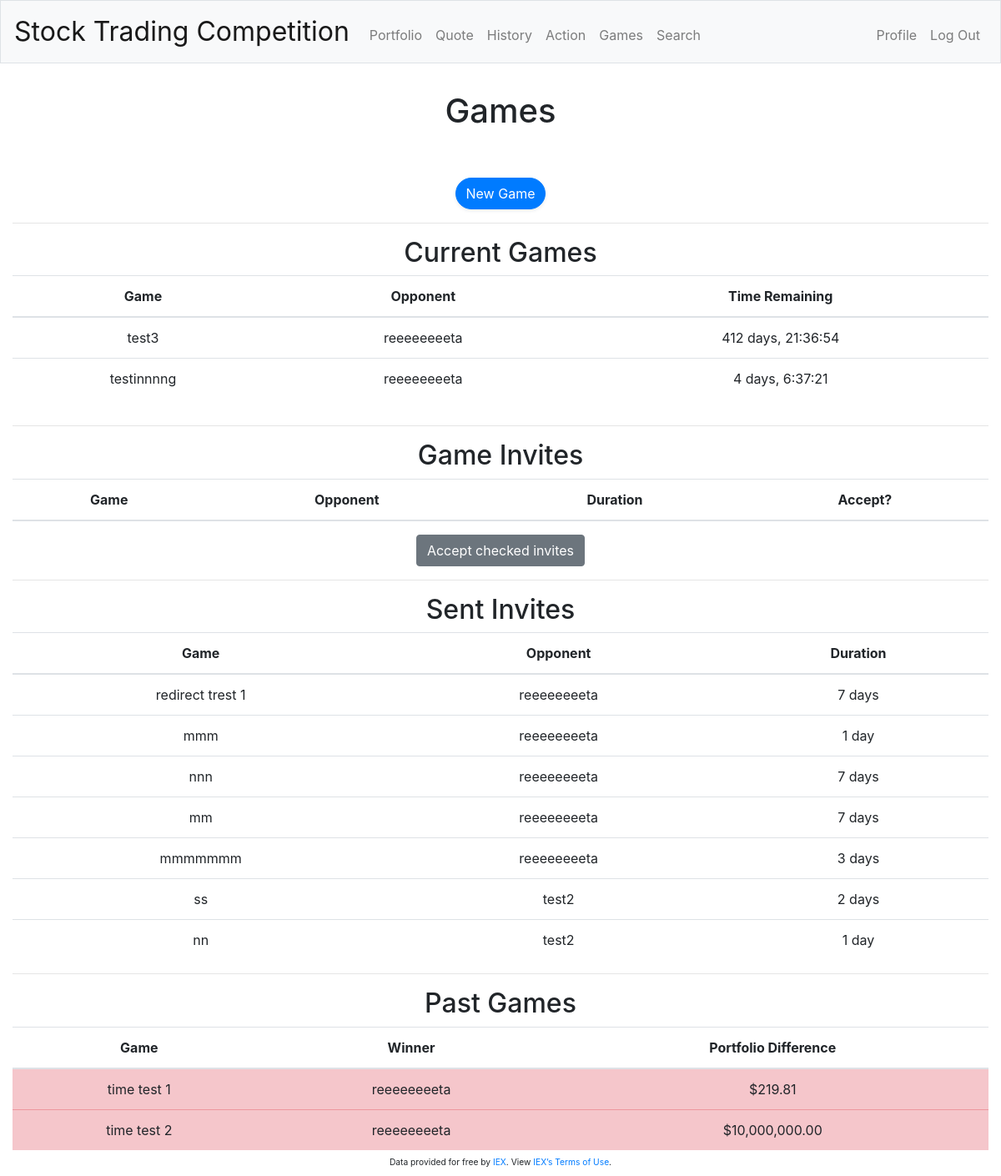
The page /gamescreen (signed in) on the database as committed earlier.
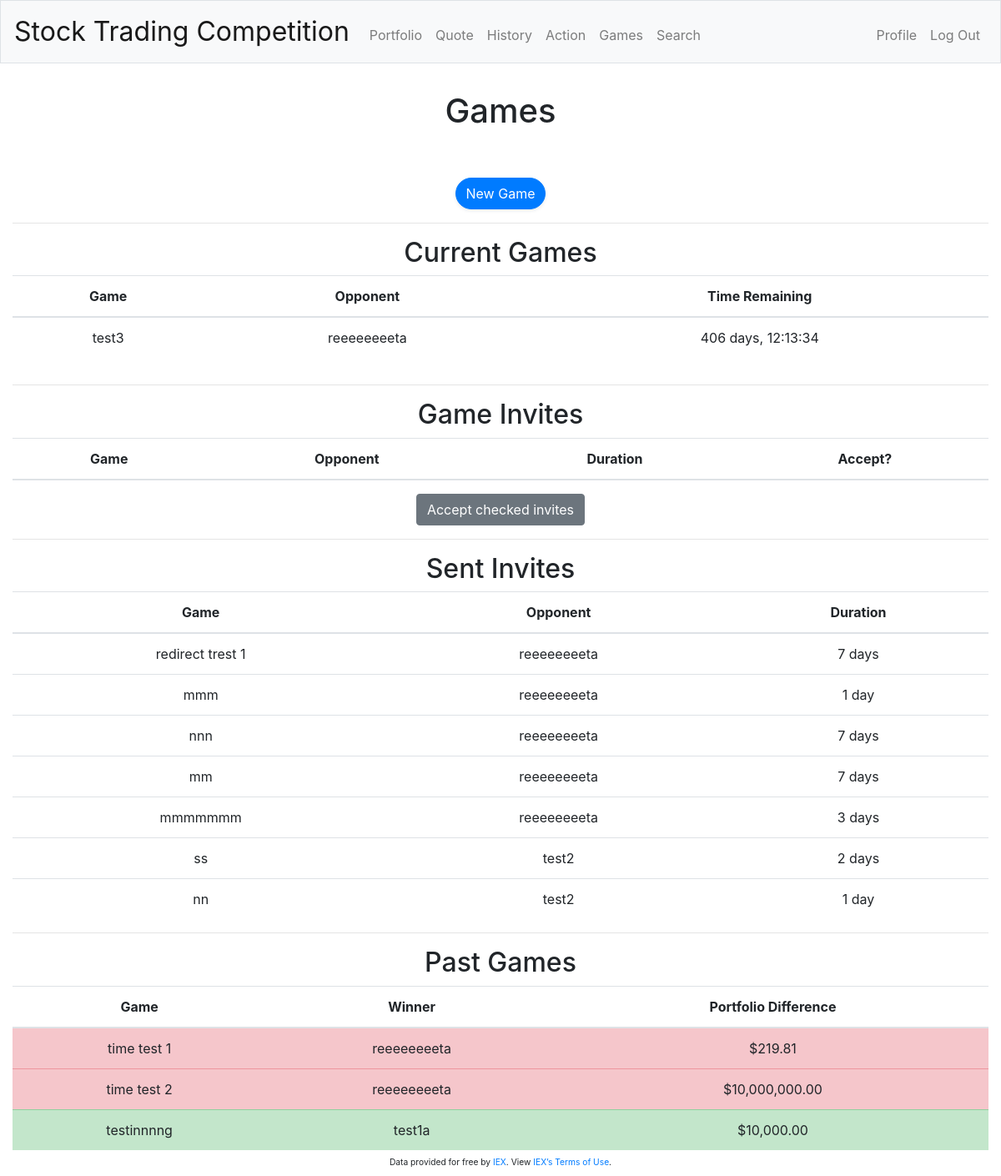
The same page on the database as committed later.
### tables this page shows
CREATE TABLE 'game' ('gamenumber' integer PRIMARY KEY NOT NULL, 'player1' integer, 'player2' integer, 'initialized' INTEGER DEFAULT 0, 'name'  text DEFAULT CURRENT_DATE  , 'starting_cash' INTEGER NOT NULL DEFAULT 10000, 'winner' INTEGER DEFAULT NULL, 'finished' INTEGER DEFAULT 0, 'years' INTEGER DEFAULT NULL,'weeks' INTEGER DEFAULT NULL, 'days' INTEGER DEFAULT NULL, 'startdate'  date DEFAULT CURRENT_DATE  , 'timeRemaining' text DEFAULT NULL, 'p1total' real, 'p2total' INTEGER);

CREATE TABLE 'users' (id INTEGER, username TEXT NOT NULL, hash TEXT NOT NULL, 'wins' INTEGER, 'description' INTEGER, PRIMARY KEY(id));

### application.py (the view, shortened to what this page needs)
@app.route("/gamescreen", methods=["GET", "POST"])
@login_required
def gamescreen():
    sentinvites = db.engine.execute("SELECT * FROM game WHERE player1 IN (:user_id) AND initialized=0 AND finished=0", user_id=session['user_id']).fetchall()
    sgame = [] #sent invites are games that are not initialized yet; the invite recipient is always player 2
    for games in sentinvites:
        game = dict(games)
        opponent = str(db.engine.execute("SELECT * FROM users WHERE id=?", game['player2']).fetchall()[0]['username'])
        duration = str(datetime.timedelta(days=((int(game['years']) * 365) + int(game['days'])), weeks=int(game['weeks']))).split(",")[0]
        game.update({'opponent': opponent})
        game.update({'duration': duration}) #obtain sent invites in dictionary format for convenience to show value in template that is not stored in SQL; the opponent of the current player is defferent depending on the player that is viewing
        sgame.append(game)
    pastgames = db.engine.execute("SELECT * FROM game WHERE (player1 IN (:user_id) OR player2 IN (:user_id)) AND initialized=1 AND finished=1", user_id=session['user_id']).fetchall()
    pgame = [] #past games are games that have finished
    for games in pastgames:
        game = dict(games)
        wu = db.engine.execute("SELECT * FROM users WHERE id=?", game['winner']).fetchall() #game's winner stored by user id
        if len(wu) > 0:
            wu = wu[0]['username']
        if not wu: #winner is set to 0 when tie
            wu = "Tie"
        game.update({'wu':wu})
        game.update({'diff': abs(game['p1total'] - game['p2total'])})
        pgame.append(game) #again, games stored in dict for similar reason as above
    if request.method == "POST":
        if request.form.getlist("accept"):
            accepts = request.form.getlist("accept")
            current = datetime.datetime.now() #user can accept all invites at once
            for accept in accepts:
                db.engine.execute("UPDATE game SET initialized=1, startdate=:start WHERE gamenumber=:game", start=current.strftime("%Y-%m-%d %H:%M:%S"), game=int(accept))
        currentgames = db.engine.execute("SELECT * FROM game WHERE (player1 IN (:user_id) OR player2 IN (:user_id)) AND initialized=1 AND finished=0", user_id=session['user_id']).fetchall()
        for game in currentgames:
            timeRemaining(game['gamenumber']) #this function updates SQL table for whether game is completed, who won, final totals, and if not done yet, then just the remaining time
        currentgames = db.engine.execute("SELECT * FROM game WHERE (player1 IN (:user_id) OR player2 IN (:user_id)) AND initialized=1 AND finished=0", user_id=session['user_id']).fetchall()
        cgame = [] #the code from above is repeated because once invites are accepted, the SQL table is updated with the new initialized games but the dictionaries that are sent to the template are not
        for games in currentgames:
            game = dict(games)
            if int(game["player1"]) == int(session['user_id']):
                opponent = str(db.engine.execute("SELECT * FROM users WHERE id=?", game["player2"]).fetchall()[0]['username'])
            else:
                opponent = str(db.engine.execute("SELECT * FROM users WHERE id=?", game["player1"]).fetchall()[0]['username'])
            game.update({'opponent': opponent})
            cgame.append(game)
        gameinvites = db.engine.execute("SELECT * FROM game WHERE player2 IN (:user_id) AND initialized=0 AND finished=0", user_id=session['user_id']).fetchall()
        igame = []
        for games in gameinvites:
            game = dict(games)
            opponent = str(db.engine.execute("SELECT * FROM users WHERE id=?", game["player1"]).fetchall()[0]['username'])
            duration = str(datetime.timedelta(days=((int(game['years']) * 365) + int(game['days'])), weeks=int(game['weeks']))).split(",")[0]
            game.update({'opponent': opponent})
            game.update({'duration': duration})
            igame.append(game)
        return render_template("gamescreen.html", currentgames=cgame, gameinvites=igame, sentvites=sgame, pastgames=pgame, user=session['user_id'])
    else:
        currentgames = db.engine.execute("SELECT * FROM game WHERE (player1 IN (:user_id) OR player2 IN (:user_id)) AND initialized=1 AND finished=0", user_id=session['user_id']).fetchall()
        for game in currentgames:
            timeRemaining(game['gamenumber'])
        currentgames = db.engine.execute("SELECT * FROM game WHERE (player1 IN (:user_id) OR player2 IN (:user_id)) AND initialized=1 AND finished=0", user_id=session['user_id']).fetchall()
        cgame = [] #again, same code as above
        for games in currentgames:
            game = dict(games)
            if int(game["player1"]) == int(session['user_id']):
                opponent = str(db.engine.execute("SELECT * FROM users WHERE id=?", game["player2"]).fetchall()[0]['username'])
            else:
                opponent = str(db.engine.execute("SELECT * FROM users WHERE id=?", game["player1"]).fetchall()[0]['username'])
            game.update({'opponent': opponent})
            cgame.append(game)
        gameinvites = db.engine.execute("SELECT * FROM game WHERE player2 IN (:user_id) AND initialized=0 AND finished=0", user_id=session['user_id']).fetchall()
        igame = []
        return render_template("gamescreen.html", currentgames=cgame, gameinvites=igame, sentvites=sgame, pastgames=pgame, user=session['user_id'])

### application.py (called while the page is built, shortened)
@app.after_request
def after_request(response):
    response.headers["Cache-Control"] = "no-cache, no-store, must-revalidate"
    response.headers["Expires"] = 0
    response.headers["Pragma"] = "no-cache"
    return response

def calculate_portfolio_value(portfolio):
    grand_total = 0
    stockDictList = []
    return [grand_total, stockDictList]

### helpers.py (called while the page is built)
def login_required(f): # citation: from Finance distribution code (CS50 staff)
    @wraps(f)
    def decorated_function(*args, **kwargs):
        if session.get("user_id") is None:
            return redirect("/login")
        return f(*args, **kwargs)
    return decorated_function

def usd(value): #citation: Finance distribution code
    return f"${value:,.2f}"

### templates/gamescreen.html (shortened to what this page needs)
{% extends "layout.html" %}
{% block main %}
    <div class = 'centered'>
        <h1>Games</h1>
    </div>
    <div>
        <a class = "btn btn-primary rounded-pill shadow-sm" href="/newgame">New Game</a>
    </div>
    <hr>
    <div class="table-responsive">
        <h2>Current Games</h2>
        <table class="table">
            <thead>
                <tr>
                    <th>Game</th>
                    <th>Opponent</th>
                    <th>Time Remaining</th>
                </tr>
            </thead>
            <tbody>
                {% for game in currentgames %}
                <tr>
                    <td> {{ game['name'] }} </td>
                    <td> {{ game['opponent'] }} </td>
                    <td> {{ game['timeRemaining'] }}</td>
                </tr>
            {% endfor %}
            </tbody>
        </table>
    </div>
    <hr>
    <h2>Game Invites</h2>
    <table class="table">
        <thead>
            <tr>
                <th>Game</th>
                <th>Opponent</th>
                <th>Duration</th>
                <th>Accept?</th>
            </tr>
        </thead>
    </table>
    <input type="submit" class="btn btn-secondary" value="Accept checked invites">
    <hr>
    <h2>Sent Invites</h2>
    <table class="table">
        <thead>
            <tr>
                <th>Game</th>
                <th>Opponent</th>
                <th>Duration</th>
            </tr>
        </thead>
        <tbody>
            {% for game in sentvites %}
            <tr>
                <td> {{ game['name'] }} </td>
                <td> {{ game['opponent'] }} </td>
                <td> {{ game['duration'] }} </td>
            </tr>
            {% endfor %}
        </tbody>
    </table>
    <hr>
    <div>
        <h2>Past Games</h2>
        <table class="table">
            <thead>
                <tr>
                    <th>Game</th>
                    <th>Winner</th>
                    <th>Portfolio Difference</th>
                </tr>
            </thead>
            <tbody>
                {% for game in pastgames %}
                    {% if game['winner'] == user %}
                        <tr class='table-success'>
                            <td> {{ game['name'] }} </td>
                            <td> {{ game['wu'] }} </td>
                            <td> {{ game['diff'] | usd}}</td>
                        </tr>
                    {% endif %}
                    {% if game['winner'] != user and game['winner'] != 0 %}
                        <tr class='table-danger'>
                            <td> {{ game['name'] }} </td>
                            <td> {{ game['wu'] }} </td>
                            <td> {{ game['diff'] | usd }}</td>
                        </tr>
                    {% endif %}
            {% endfor %}
            </tbody>
        </table>
    </div>
{% endblock %}

Rows that differ between the two databases and show on the page:
now on this page (row edited): users: wu "test1a"
Other text that changed with them:
new list line: "test3 406 days, 12:13:34"
new list line: "reeeeeeeeta"
new list line: "testinnnng"
new list line: "$10,000.00"
list line gone: "test3 412 days, 21:36:54"
list line gone: "reeeeeeeeta"
list line gone: "testinnnng 4 days, 6:37:21"
